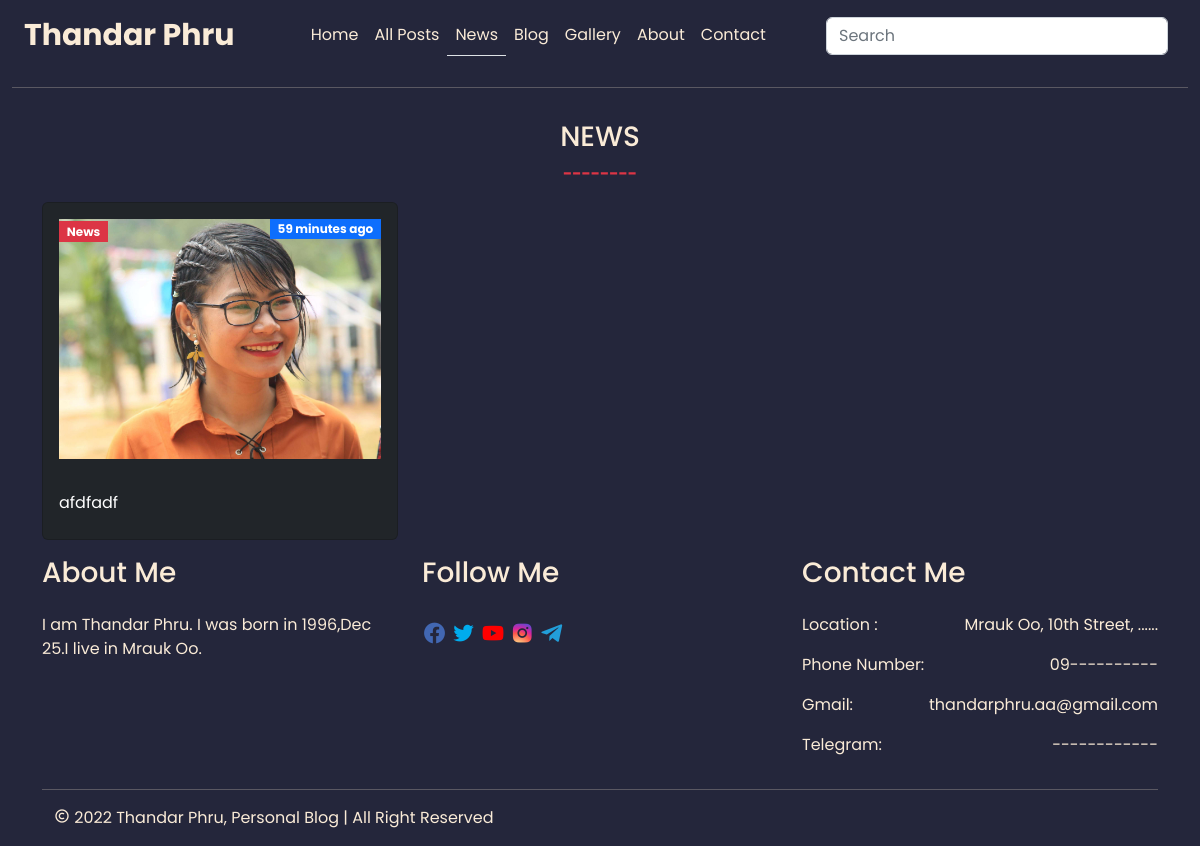
Screenshot of /category/news/ with the database file from the repository.
### base/models.py (models this page shows, shortened)
class Category(models.Model):
    name = models.CharField(max_length=100)
    slug = models.SlugField(
            default='',
            editable=False,
        )
    created = models.DateTimeField(auto_now_add=True)
    updated = models.DateTimeField(auto_now=True)
    def __str__(self):
        return self.name

class Post(models.Model):
    title = models.CharField(max_length=255)
    category = models.ForeignKey(Category, on_delete=models.CASCADE)
    slug = models.SlugField(
            default='',
            editable=False,
        )
    author = models.ForeignKey(User, on_delete=models.CASCADE ,default='Thandar Phru')
    content = models.TextField(null=True)
    short_content = models.TextField(null=True,blank=True)
    feature = models.ImageField(upload_to = 'static/postimages', blank= True,null=True,default='static/postimages/contactme.JPEG')
    tags = models.ManyToManyField(Tag)
    created = models.DateTimeField(auto_now_add=True)
    updated = models.DateTimeField(auto_now=True)
    is_feature = models.BooleanField(default=True)
    class Meta:
        ordering = ('-created',)

### base/views.py (the view)
# urls.py: path('category/<str:slug>/',views.category, name='category'),
def category(request,slug):
    categories = Category.objects.all()
    category = get_object_or_404(Category, slug=slug)
    posts = Post.objects.filter(category=category)
    context = {'posts':posts,'categories':categories,'slug':slug}
    if 'q' in request.GET:
        q = request.GET['q']
        search = Q(Q(title__icontains = q) | Q(content__icontains = q))
        results = Post.objects.filter(search)
        context ={'results':results,'q':q,'categories':categories}
        return render(request, 'base/searchresult.html', context)
    return render(request,'base/category.html',context)

### base/templates/base/category.html (shortened to what this page needs)
{% extends 'main.html' %} {% load static %}
 {% block content %}
<div class="container">
    <div class="row">
      <div class="text-center py-3">
        <h3 class="text-uppercase">{{slug}}</h3>
        <span class="text-danger fw-bold">--------</span>
      </div>
      {% if posts %}
      {% for post in posts %}
      <div class="col-lg-4">
        <div class="card bg-dark">
          <div class="p-3">
            <div
              class="blog-picture-background"
              style="
                background-image: url('{{post.feature.url}}');
                height: 240px;
                background-repeat: no-repeat;
                background-size: cover;
                background-position: center;
              "
            >
              <p>
                <span class="badge bg-danger text-center rounded-0"
                  >{{post.category}}</span
                >
                <span class="badge bg-primary text-center float-end rounded-0"
                  >{{post.created|timesince}} ago</span
                >
              </p>
            </div>
          </div>
          <div class="card-body">
            <div class="card-title text-dark">
              <a href="{% url 'detail' post.slug %} " class="text-white"> {{post.title | truncatechars:40}} </a>
            </div>
          </div>
        </div>
      </div>
      {% endfor %}
      {% endif %}
    </div>
  </div>
  {% endblock content %}

### templates/navbar.html (shortened to what this page needs)
{% load static %}
<nav class="navbar navbar-expand-lg">
  <div class="container-fluid">
    <a class="navbar-brand logo" href="{% url 'home' %}">Thandar Phru</a>
    <div class="collapse navbar-collapse" id="navbarSupportedContent">
      <ul class="navbar-nav mx-auto mb-2 mb-lg-0">
        {% url 'home' as url %}
        <li class="nav-item">
          <a class="nav-link {% if request.path == url %}border-bottom{% endif %}" aria-current="page" href="{% url 'home' %}">Home</a>
        </li>
        {% url 'posts' as url %}
        <li class="nav-item">
          <a class="nav-link {% if request.path == url %}border-bottom{% endif %}" href='{% url 'posts' %}'>All Posts</a>
        </li>
        {% for category in categories %}
        {% url 'category' category.slug as url %}
        <li class="nav-item">
            <a class="nav-link {% if request.path == url %}border-bottom{% endif %}" href="{% url 'category' category.slug %}">{{category.name}}</a>
          </li>{% endfor %}
          {% url 'gallery' as url %}
        <li class="nav-item">
          <a class="nav-link {% if request.path == url %}border-bottom{% endif %}" href='{% url 'gallery' %}'>Gallery</a>
        </li>
        <li class="nav-item">
          <a class="nav-link" href='{% url 'home' %}#aboutme'>About</a>
        </li>
        <li class="nav-item">
          <a class="nav-link" href='{% url 'home' %}#contactme'>Contact</a>
        </li>
      </ul>
      <form class="d-flex" role="search">
        <input
          class="form-control me-2"
          type="search"
          name = "q"
          placeholder="Search"
          aria-label="Search"
        />
      </form>
    </div>
  </div>
</nav>
<hr />

### static/css/style.css (style rules this page uses)
* { font-family: "Poppins", sans-serif; }
body { background-color: #24263b; color: antiquewhite; }
.navbar-brand { color: antiquewhite !important; }
.nav-link { color: antiquewhite !important; }
.logo { font-size: 30px !important; font-weight: bold; }
a { text-decoration: none; }

### rows the page displays
Category: name "News"
Category: name "Blog"
Post: feature (picture), category "News", created "59 minutes", title "afdfadf"

### other values shown
{{ slug }} "NEWS"
